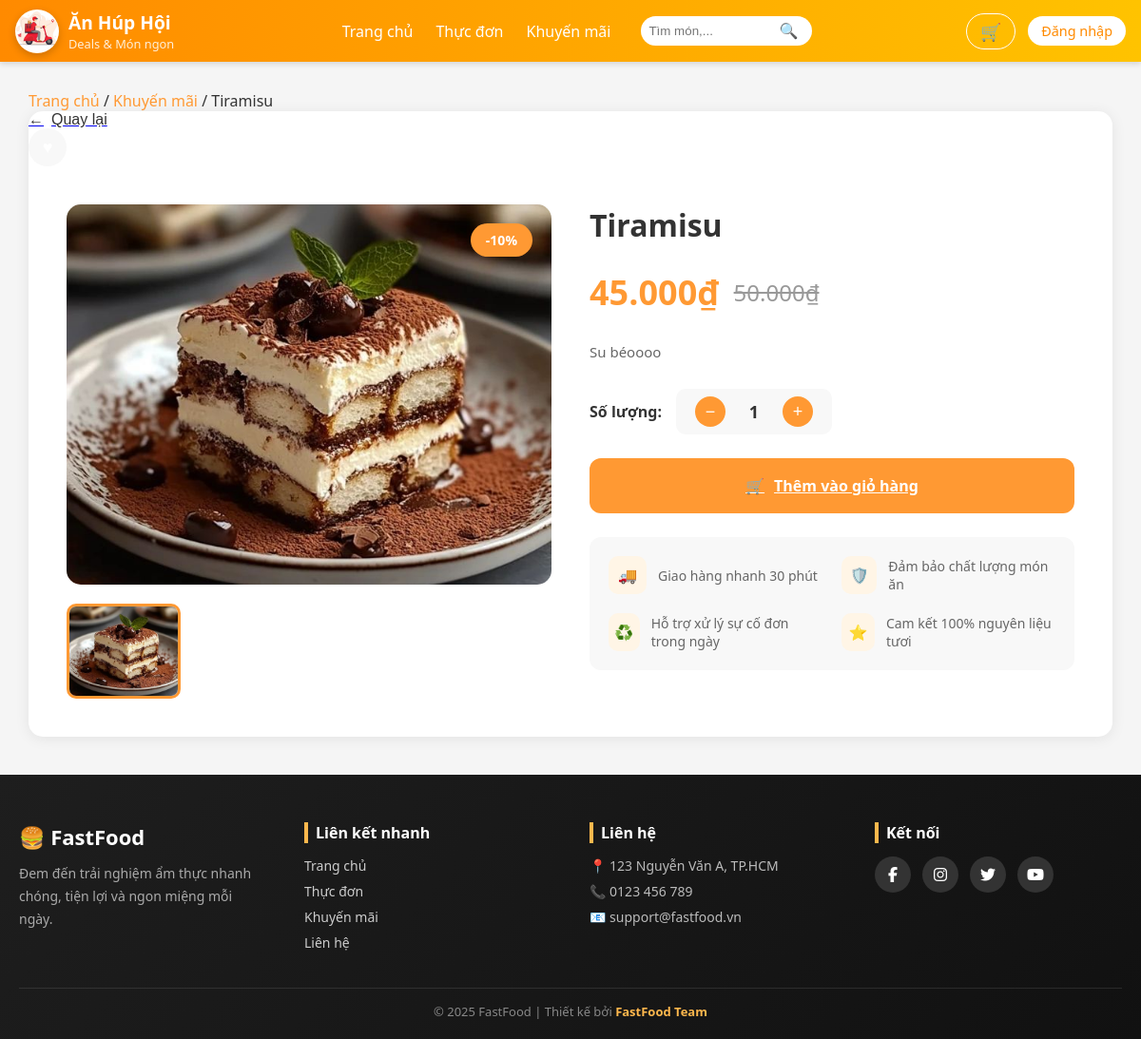
Page /pages/chitietmonan.php?mamon=32 on the committed database.
### tables this page shows
CREATE TABLE Monan (
  Mamon INT AUTO_INCREMENT PRIMARY KEY,
  Tenmon VARCHAR(100) NOT NULL,
  Giaban DECIMAL(10,2) NOT NULL,
  Giagoc DECIMAL(10,2) NOT NULL,
  Noidung VARCHAR(500),
  Anh VARCHAR(255),
  Maloai INT,
  FOREIGN KEY (Maloai) REFERENCES Loaimonan(Maloai)
);

### functions/functions.php (called while the page is built, shortened)
<?php
if (!function_exists('resolveImagePath')) {
	function resolveImagePath($path, $default = '/assets/img/default-food.jpg') {
		$p = trim((string)$path);
		$knownPrefixes = ['assets/', 'uploads/', 'images/'];
		foreach ($knownPrefixes as $pre) {
			if (stripos($p, $pre) === 0) return '/' . $p;
		}
		return '/assets/img/' . ltrim($p, '/');
	}
}
?>

### pages/chitietmonan.php (the view, shortened to what this page needs)
<?php
require_once __DIR__ . '/../database/db.php';
require_once __DIR__ . '/../functions/functions.php';
$mamon = isset($_GET['mamon']) ? intval($_GET['mamon']) : 0;
$product = null;
$images = [];
$discountPercent = null;
$originalPrice = null;
if ($mamon > 0) {
    $sql = "SELECT Mamon, Tenmon, Giaban, Anh, Noidung, COALESCE(Giagoc, 0) AS Giagoc
            FROM Monan
            WHERE Mamon = ?
            LIMIT 1";
    if ($stmt = $conn->prepare($sql)) {
        $stmt->bind_param('i', $mamon);
        $stmt->execute();
        $res = $stmt->get_result();
        if ($res && $res->num_rows > 0) {
            $product = $res->fetch_assoc();
            if (!empty($product['Anh'])) {
                if (strpos($product['Anh'], '|') !== false) {
                    $images = array_filter(array_map('trim', explode('|', $product['Anh'])));
                } else {
                    $images = [trim($product['Anh'])];
                }
            }
            $originalPrice = !empty($product['Giagoc']) ? floatval($product['Giagoc']) : 0;
            $currentPrice  = floatval($product['Giaban']);
            if ($originalPrice > 0 && $originalPrice > $currentPrice) {
                $discountPercent = round((($originalPrice - $currentPrice) / $originalPrice) * 100);
            }
        }
    }
}
$currentUrl = $_SERVER['REQUEST_URI'] ?? '/index.php';
?>
<!DOCTYPE html>
<html lang="vi">
<head>
    <link rel="stylesheet" href="/assets/css/chitietmonan.css">
</head>
<body>
    <?php include __DIR__ . '/../includes/header.php'; ?>
    <div class="container">
        <div class="breadcrumb">
            <?php if ($product && !empty($originalPrice) && $originalPrice > floatval($product['Giaban'])): ?>
                <a href="../index.php">Trang chủ</a> / <a href="deals.php">Khuyến mãi</a> /
            <?php else: ?>
                <a href="../index.php">Trang chủ</a> / <a href="thucdon.php">Thực Đơn</a> /
            <?php endif; ?>
            <?php if ($product): ?>
              <span><?php echo htmlspecialchars($product['Tenmon']); ?></span>
            <?php endif; ?>
        </div>
        <div class="product-card">
        <div class="header">
            <a href="
            <?php
            if ($product && !empty($originalPrice) && $originalPrice > floatval($product['Giaban'])) {
              echo "deals.php";
            }
            else{
              echo "index.php";
            }
            ?>">
                <button class="back-btn">
                    <span>←</span>
                    <span>Quay lại</span>
                </button>
            </a>
            <div class="header-actions">
                <button class="icon-btn" id="favoriteBtn">♥</button>
            </div>
        </div>
        <div class="product-content">
            <div class="gallery">
                <div class="main-image">
                    <?php if ($product && !empty($images)): ?>
                        <img id="mainImage"
                             src="<?php echo htmlspecialchars(resolveImagePath($images[0])); ?>"
                             alt="<?php echo htmlspecialchars($product['Tenmon']); ?>">
                    <?php else: ?>
                        <img id="mainImage"
                             src="/assets/img/default-food.jpg"
                             alt="Sản phẩm">
                    <?php endif; ?>
                    <?php if ($discountPercent !== null): ?>
                        <div class="discount-badge">-<?php echo $discountPercent; ?>%</div>
                    <?php endif; ?>
                </div>
                <div class="thumbnails">
                    <?php if (!empty($images)): ?>
                        <?php foreach ($images as $idx => $img): ?>
                            <div class="thumbnail <?php echo $idx === 0 ? 'active' : ''; ?>" data-index="<?php echo $idx; ?>">
                                <img src="<?php echo htmlspecialchars(resolveImagePath($img)); ?>" alt="Thumb <?php echo $idx+1; ?>">
                            </div>
                        <?php endforeach; ?>
                    <?php else: ?>
                        <div class="thumbnail active" data-index="0">
                            <img src="/assets/img/default-food.jpg" alt="Thumb 1">
                        </div>
                    <?php endif; ?>
                </div>
            </div>
            <div class="product-info">
                <h1 class="product-title">
                    <?php echo $product ? htmlspecialchars($product['Tenmon']) : 'Sản phẩm'; ?>
                </h1>
                <div class="price-section">
                    <span class="current-price">
                      <?php echo $product ? number_format(floatval($product['Giaban']),0,',','.').'₫' : ''; ?>
                    </span>
                    <?php if ($product && !empty($originalPrice) && $originalPrice > floatval($product['Giaban'])): ?>
                        <span class="original-price">
                          <?php echo number_format($originalPrice,0,',','.'); ?>₫
                        </span>
                    <?php endif; ?>
                </div>
                <p class="description">
                    <?php echo $product ? nl2br(htmlspecialchars($product['Noidung'])) : 'Mô tả sản phẩm chưa có.'; ?>
                </p>
                <div class="quantity-selector">
                    <div class="quantity-label">Số lượng:</div>
                    <div class="quantity-controls">
                        <button class="quantity-btn" id="decreaseBtn">−</button>
                        <span class="quantity-value" id="quantityValue">1</span>
                        <button class="quantity-btn" id="increaseBtn">+</button>
                    </div>
                </div>
                <div class="action-buttons">
                    <?php if ($product): ?>
                        <a class="add-to-cart-btn"
                           href="/pages/cart.php?add=<?php echo intval($mamon); ?>&return_url=<?php echo urlencode($currentUrl); ?>"
                           data-base-href="/pages/cart.php?add=<?php echo intval($mamon); ?>&return_url=<?php echo urlencode($currentUrl); ?>">
                            <span>🛒</span>
                            <span>Thêm vào giỏ hàng</span>
                        </a>
                    <?php endif; ?>
                </div>
                <div class="features">
                    <div class="feature">
                        <div class="feature-icon">🚚</div>
                        <div class="feature-text">Giao hàng nhanh 30 phút</div>
                    </div>
                    <div class="feature">
                        <div class="feature-icon">🛡️</div>
                        <div class="feature-text">Đảm bảo chất lượng món ăn</div>
                    </div>
                    <div class="feature">
                        <div class="feature-icon">♻️</div>
                        <div class="feature-text">Hỗ trợ xử lý sự cố đơn trong ngày</div>
                    </div>
                    <div class="feature">
                        <div class="feature-icon">⭐</div>
                        <div class="feature-text">Cam kết 100% nguyên liệu tươi</div>
                    </div>
                </div>
            </div>
        </div>
        </div>
    </div>
    <?php include __DIR__ . '/../includes/footer.php'; ?>
</body>
</html>

### assets/css/chitietmonan.css (style rules this page uses)
* { margin: 0; padding: 0; box-sizing: border-box; }
body { font-family: 'Segoe UI', Tahoma, Geneva, Verdana, sans-serif; background: #f5f5f5; min-height: 100vh; }
.header-actions { display: flex; gap: 15px; align-items: center; }
.icon-btn { width: 40px; height: 40px; border-radius: 50%; border: 2px solid white; background: transparent; color: white; cursor: pointer; display: flex; align-items: center; justify-content: center; transition: all 0.3s; font-size: 18px; }
.container { max-width: 1400px; margin: 30px auto; padding: 0 30px; }
.breadcrumb a { color: #ff9933; text-decoration: none; }
.product-card { background: white; border-radius: 15px; overflow: hidden; box-shadow: 0 2px 15px rgba(0,0,0,0.08); }
.back-btn { display: flex; align-items: center; gap: 8px; background: none; border: none; font-size: 16px; color: #333; cursor: pointer; transition: color 0.3s; }
.header-actions { display: flex; gap: 15px; }
.icon-btn { width: 40px; height: 40px; border-radius: 50%; border: none; background: #f8f8f8; cursor: pointer; display: flex; align-items: center; justify-content: center; transition: all 0.3s; }
.product-content { display: grid; grid-template-columns: 1fr 1fr; gap: 40px; padding: 40px; }
.gallery { display: flex; flex-direction: column; gap: 20px; }
.main-image { width: 100%; height: 400px; border-radius: 15px; overflow: hidden; position: relative; }
.main-image img { width: 100%; height: 100%; object-fit: cover; transition: transform 0.3s; }
.discount-badge { position: absolute; top: 20px; right: 20px; background: #ff9933; color: white; padding: 8px 16px; border-radius: 25px; font-weight: bold; font-size: 14px; }
.thumbnails { display: grid; grid-template-columns: repeat(4, 1fr); gap: 10px; }
.thumbnail { height: 100px; border-radius: 10px; overflow: hidden; cursor: pointer; border: 3px solid transparent; transition: all 0.3s; }
.thumbnail.active { border-color: #ff9933; }
.thumbnail img { width: 100%; height: 100%; object-fit: cover; }
.product-info { display: flex; flex-direction: column; gap: 25px; }
.product-title { font-size: 32px; font-weight: bold; color: #333; }
.price-section { display: flex; align-items: center; gap: 15px; }
.current-price { font-size: 36px; font-weight: bold; color: #ff9933; }
.original-price { font-size: 24px; color: #999; text-decoration: line-through; }
.description { color: #666; line-height: 1.8; font-size: 15px; }
.quantity-selector { display: flex; align-items: center; gap: 15px; }
.quantity-label { font-weight: 600; color: #333; }
.quantity-controls { display: flex; align-items: center; gap: 15px; background: #f8f8f8; padding: 8px 20px; border-radius: 10px; }
.quantity-btn { width: 32px; height: 32px; border: none; background: #ff9933; color: white; border-radius: 50%; cursor: pointer; font-size: 18px; display: flex; align-items: center; justify-content: center; transition: all 0.3s; }
.quantity-value { font-size: 18px; font-weight: bold; min-width: 30px; text-align: center; }
.action-buttons { display: flex; gap: 15px; }
.add-to-cart-btn { flex: 1; padding: 18px; background: #ff9933; color: white; border: none; border-radius: 12px; font-size: 16px; font-weight: bold; cursor: pointer; display: flex; align-items: center; justify-content: center; gap: 10px; transition: all 0.3s; }
.features { display: grid; grid-template-columns: repeat(2, 1fr); gap: 20px; padding: 20px; background: #f8f8f8; border-radius: 12px; }
.feature { display: flex; align-items: center; gap: 12px; }
.feature-icon { width: 40px; height: 40px; background: #fff5e6; border-radius: 10px; display: flex; align-items: center; justify-content: center; color: #ff9933; }
.feature-text { font-size: 14px; color: #666; }

### assets/css/header.css (style rules this page uses)
* { box-sizing: border-box; margin: 0; padding: 0; }
body { font-family: "Segoe UI", Roboto, Arial, sans-serif; color: #333; }

### rows in the picture
monan: Tenmon "Tiramisu", Anh (picture), Giaban "45.000", Noidung "Su béoooo"

### other values in the picture
$discountPercent "10"
$originalPrice "50.000"
